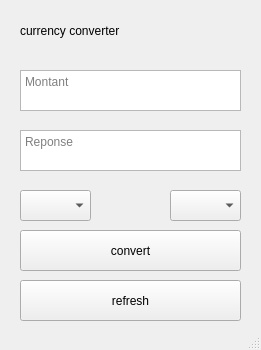
<?xml version="1.0" encoding="UTF-8"?>
<ui version="4.0">
 <class>MainWindow</class>
 <widget class="QMainWindow" name="MainWindow">
  <property name="geometry">
   <rect>
    <x>0</x>
    <y>0</y>
    <width>261</width>
    <height>350</height>
   </rect>
  </property>
  <property name="windowTitle">
   <string>MainWindow</string>
  </property>
  <widget class="QWidget" name="centralwidget">
   <widget class="QTextEdit" name="source_amount">
    <property name="geometry">
     <rect>
      <x>20</x>
      <y>70</y>
      <width>221</width>
      <height>41</height>
     </rect>
    </property>
    <property name="placeholderText">
     <string>Montant</string>
    </property>
   </widget>
   <widget class="QComboBox" name="source_currency">
    <property name="geometry">
     <rect>
      <x>20</x>
      <y>190</y>
      <width>71</width>
      <height>31</height>
     </rect>
    </property>
   </widget>
   <widget class="QComboBox" name="target_currency">
    <property name="geometry">
     <rect>
      <x>170</x>
      <y>190</y>
      <width>71</width>
      <height>31</height>
     </rect>
    </property>
   </widget>
   <widget class="QLabel" name="label">
    <property name="geometry">
     <rect>
      <x>20</x>
      <y>10</y>
      <width>151</width>
      <height>41</height>
     </rect>
    </property>
    <property name="text">
     <string>currency converter</string>
    </property>
   </widget>
   <widget class="QPushButton" name="convert">
    <property name="geometry">
     <rect>
      <x>20</x>
      <y>230</y>
      <width>221</width>
      <height>41</height>
     </rect>
    </property>
    <property name="text">
     <string>convert</string>
    </property>
   </widget>
   <widget class="QPushButton" name="refresh">
    <property name="geometry">
     <rect>
      <x>20</x>
      <y>280</y>
      <width>221</width>
      <height>41</height>
     </rect>
    </property>
    <property name="text">
     <string>refresh</string>
    </property>
   </widget>
   <widget class="QTextEdit" name="response_text">
    <property name="geometry">
     <rect>
      <x>20</x>
      <y>130</y>
      <width>221</width>
      <height>41</height>
     </rect>
    </property>
    <property name="placeholderText">
     <string>Reponse</string>
    </property>
   </widget>
  </widget>
  <widget class="QStatusBar" name="statusbar"/>
 </widget>
 <resources/>
 <connections/>
</ui>
